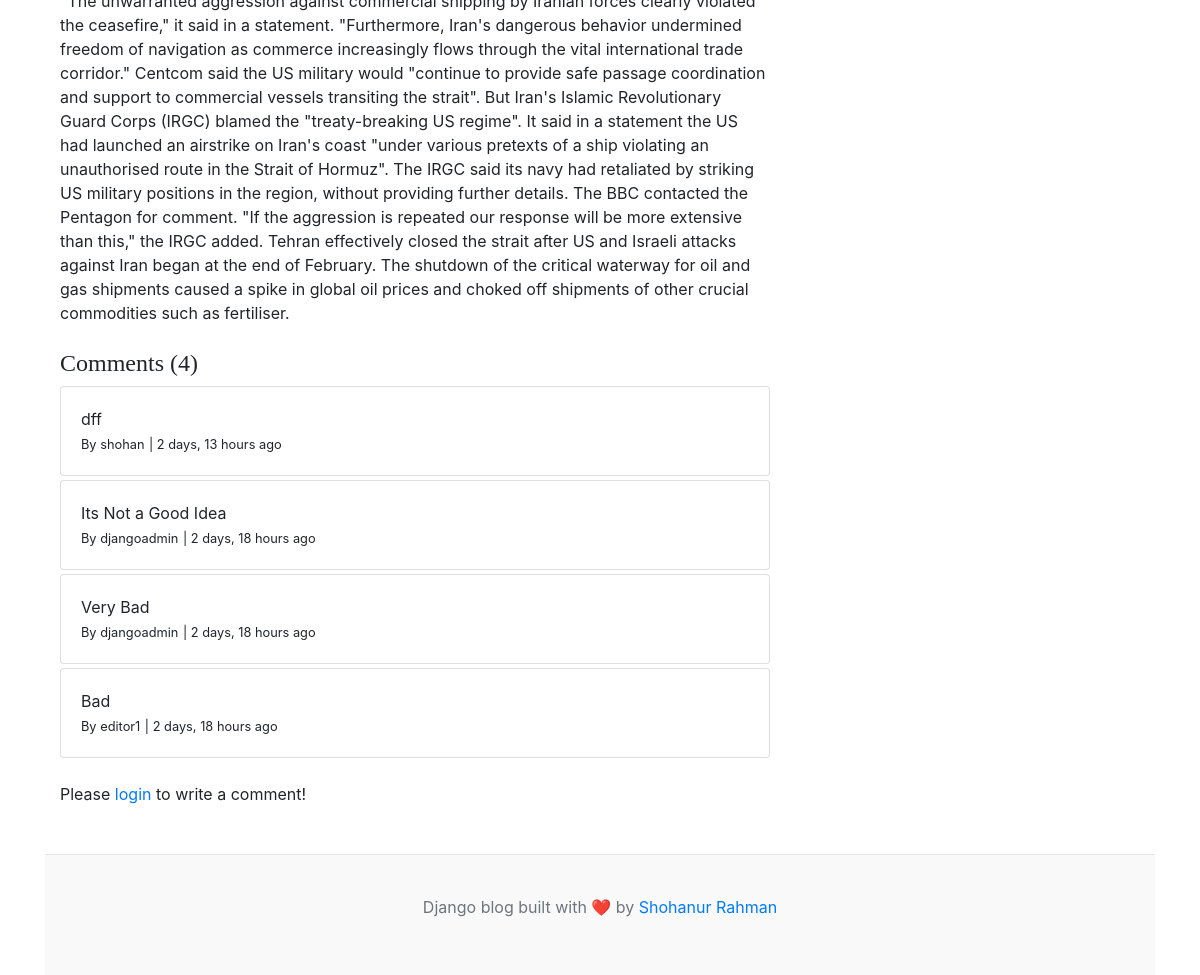
The page /blogs/us-strikes-iran-after-attack-on-cargo-ship/ (lower part) on the database as committed earlier.
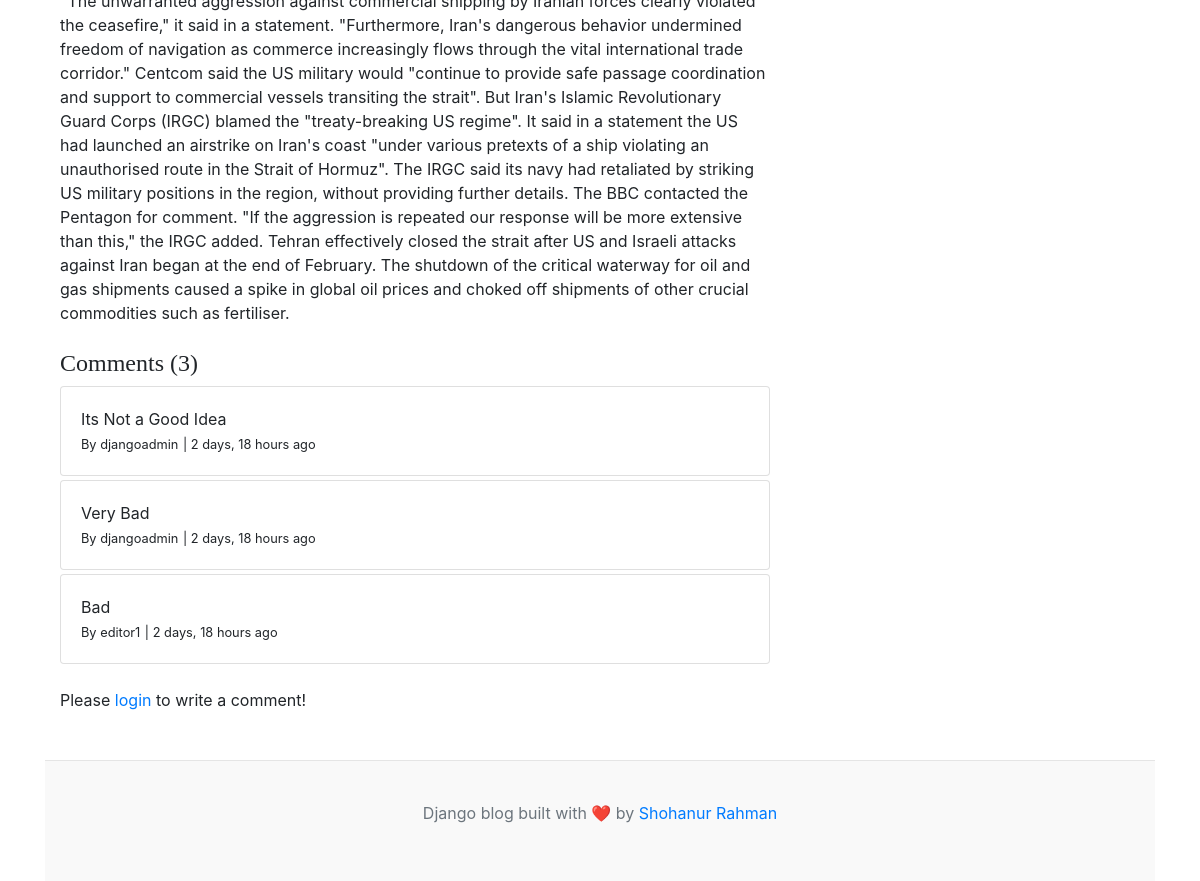
The same page on the database as committed later.
### blogs/models.py (models this page shows)
class Comment(models.Model):
    user = models.ForeignKey(User, on_delete=models.CASCADE)
    blog = models.ForeignKey(Blog, on_delete=models.CASCADE)
    comment = models.TextField(max_length=250)
    created_at = models.DateTimeField(auto_now_add=True)
    updated_at = models.DateTimeField(auto_now=True)
    def __str__(self):
        return self.comment

### blogs/views.py (the view, shortened to what this page needs)
# urls.py: path('blogs/<slug:slug>/', BlogsView.blogs, name='blogs'),
def blogs(request, slug):
    single_blog = get_object_or_404(Blog, slug=slug, status='Published')
    comments = Comment.objects.filter(blog=single_blog).order_by('-created_at')
    comment_count = comments.count()
    context ={
        'single_blog': single_blog,
        'comments': comments,
        'comment_count': comment_count
    }
    return render (request, 'blogs.html', context)

### blogs/context_processors.py (called while the page is built)
def get_categories(request):
    categories = Category.objects.all()
    return dict(categories=categories)

def get_social_links(request):
    social_links = SocialLink.objects.all()
    return dict(social_links=social_links)

### blogs/models.py (called while the page is built)
    def __str__(self):
        return self.category_name

### templates/blogs.html (shortened to what this page needs)
{% extends 'base.html' %}
{% block content %}
<div class="container mt-5">
    <div class="row">
        <div class="col-lg-8">
            <article>
                <section class="mb-5">
                    <p class="fs-5 mb-4">{{ single_blog.blog_body }}</p>
                    <h4>Comments ({{ comment_count }})</h4>
                    {% if comments %}
                        {% for comment in comments %}
                            <div class="card mt-1">
                                <div class="card-body">
                                    <p class="card-text mb-0">{{ comment }}</p>
                                    <span>
                                        <small>By {{ comment.user }}</small>
                                        <small>| {{ comment.created_at | timesince }} ago</small>
                                    </span>
                                </div>
                            </div>
                        {% endfor %}
                    {% else %}
                    No comments yet.
                    {% endif %}
                    <br>
                    <div class="form-group">
                        {% if user.is_authenticated %}
                        <form action="" method="POST">
                            {% csrf_token %}
                            <div class="form-group">
                                <textarea name="comment" class="form-control" placeholder="Write your comment"></textarea>
                                <input type="submit" value="Submit" class="btn btn-primary mt-2">
                            </div>
                        </form>
                        {% else %}
                        <p>Please <span><a href="{% url 'login' %}">login</a></span> to write a comment!</p>
                        {% endif %}
                    </div>
                </section>
            </article>
        </div>
        <div class="col-lg-4">
        </div>
    </div>
</div>
{% endblock %}

Rows that differ between the two databases and show on the page:
removed Comment: comment "dff", user "shohan", created_at "2 days, 13 hours"
Other text that changed with them:
{{ comment_count }}: "4" → "3"
